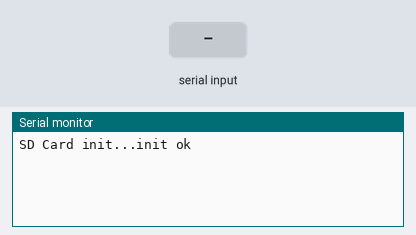
Bench run of a sketch on a simulated Arduino Uno, built with avr-gcc and run on an emulated ATmega328P. Shown: the last lines printed to the serial monitor. The test bench sets the inputs (shaded band). Storage starts empty; random numbers use the default seed unless the sketch sets one.

Above: at 1.2 s.
1.3 s: "1" received over the second serial link
At 2.0 s:
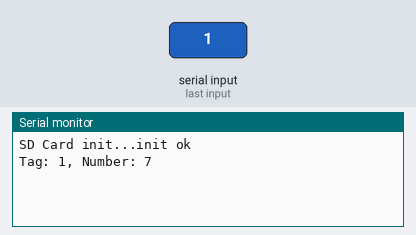
2.8 s: "0" received over the second serial link
At 4.0 s:
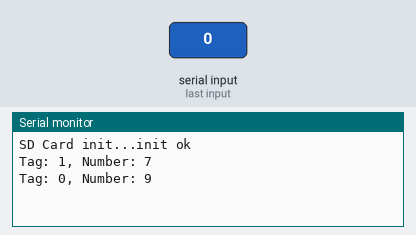
4.3 s: "2" received over the second serial link
At 5.4 s:
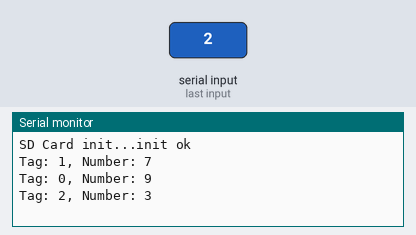

Measured:
- after the input at 1.3 s, the serial monitor: prints a new line at once (image 1)
- after the input at 2.8 s, the serial monitor: prints a new line at once (image 2)
- after the input at 4.3 s, the serial monitor: prints a new line at once (image 3)

The sketch:

EM18_Reader_Data_Storing_in_the_SD_Card.ino
```cpp
#include <SPI.h>
#include <SD.h>
#include <SoftwareSerial.h>

File data;

// Define the pins for the EM18 RFID reader
const int rfidRxPin = 2; // RX pin of EM18
const int rfidTxPin = 3; // TX pin of EM18

// Create a SoftwareSerial instance
SoftwareSerial rfidSerial(rfidRxPin, rfidTxPin);

void setup() {
  // Initialize Serial communication
  Serial.begin(9600);
  rfidSerial.begin(9600); // EM18 communicates at 9600 baud

  Serial.print("SD Card init...");
  // Test if wiring is correct
  if (!SD.begin(10)) {
    Serial.println("init failed..");
    while (1);
  }
  Serial.println("init ok");
}

void loop() {
  // Check if an RFID tag is available
  if (rfidSerial.available()) {
    String rfidData = "";
    while (rfidSerial.available()) {
      char c = rfidSerial.read(); // Read each character from the RFID reader
      rfidData += c; // Append the character to the rfidData string
    }

    // Remove any unwanted characters (if necessary)
    rfidData.trim(); // Remove leading/trailing whitespace

    // Generate a random number for demonstration
    int number = random(0, 10); // Create random number
    String stringData = "Tag: " + rfidData + ", Number: " + (String)number; // Combine RFID and random number

    // Open file to write data
    data = SD.open("data.txt", FILE_WRITE);
    if (data) {
      data.println(stringData); // Print the data to file
      data.close();
      Serial.println(stringData); // Print to Serial Monitor
    } else {
      Serial.println("Cannot open file");
    }
  }
}
```
